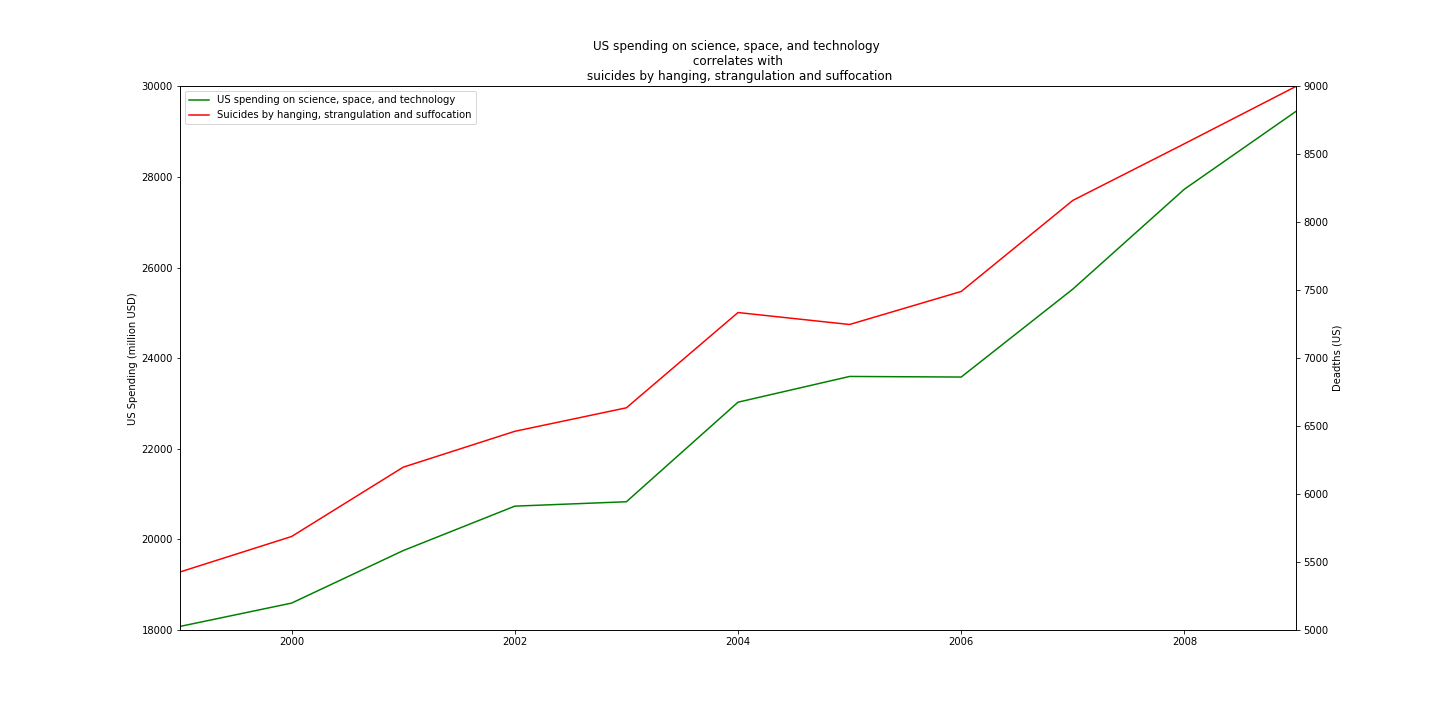

Write Python code to recreate this figure.
import matplotlib.pyplot as plt
import numpy as np
import pandas as pd

data = pd.read_csv('task31_data.csv')

#Prepare data
us_spending = data.iloc[0][1:]
us_spending_year = np.array(us_spending.index).astype(np.int)
us_spending_amt = us_spending.values
suicide = data.iloc[1][1:]
suicide_year = np.array(suicide.index).astype(np.int)
suicide_amt = suicide.values

#Create figure
fig = plt.figure(figsize=(20,10))
ax1 = plt.gca()
line1, = ax1.plot(us_spending_year, us_spending_amt, c='g')
ax2 = ax1.twinx()
line2, = ax2.plot(suicide_year, suicide_amt, c='r')
plt.legend((line1,line2),("US spending on science, space, and technology",
                          "Suicides by hanging, strangulation and suffocation"), loc = 2)
ax1.set(title = "US spending on science, space, and technology \n correlates with \n suicides by hanging, strangulation and suffocation",
        ylabel = "US Spending (million USD)")
ax2.set(ylabel = "Deadths (US)")
ax1.set_ylim(18000,30000)
ax1.set_xlim(1999,2009)
ax2.set_ylim(5000,9000)

plt.savefig('task31.png')
plt.show()